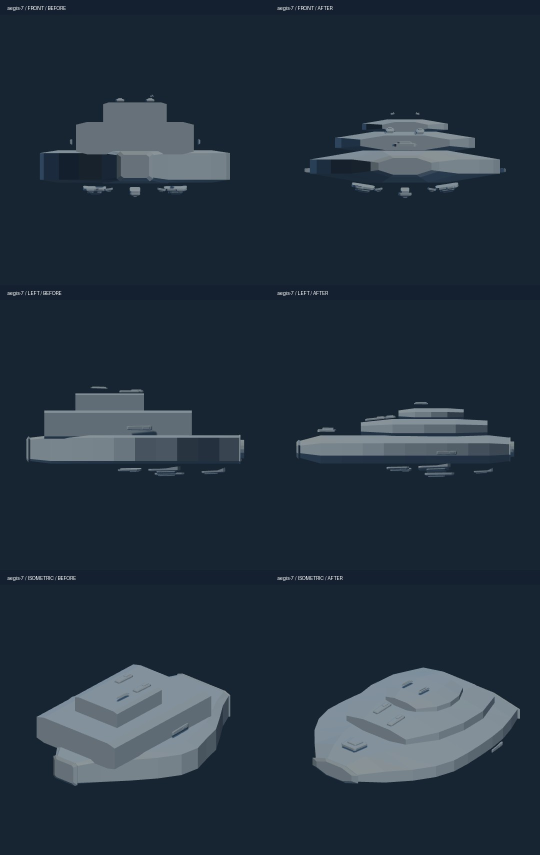
#> input picture qa/stacked-refinement/aegis-7-comparison.jpg, 1080 x 1710 px, given in place of complete-TOP.png, which was not available (shown at 1/2 size)
$ python compose-weapon-layout.py ../qa/stacked-refinement
#> lines starting #> are read from the running program, lines starting #| are printed output that depends on the picture; pictures that were not available may be replaced by others from this repository, and a replacement may not be noted
"""Compose existing WebGL captures; never synthesize or retouch ship geometry."""
from PIL import Image, ImageDraw, ImageFont
from pathlib import Path
import sys
root=Path(sys.argv[1] if len(sys.argv)>1 else 'qa/v1.8.3/final-review')
font=ImageFont.truetype('/usr/share/fonts/truetype/dejavu/DejaVuSans.ttf',20)
def sheet(name, shots, columns=3, size=600):
#> called with name = 'six-views', columns = 3, size = 600
    rows=(len(shots)+columns-1)//columns
    canvas=Image.new('RGB',(columns*size,rows*(size+44)), '#13222f')
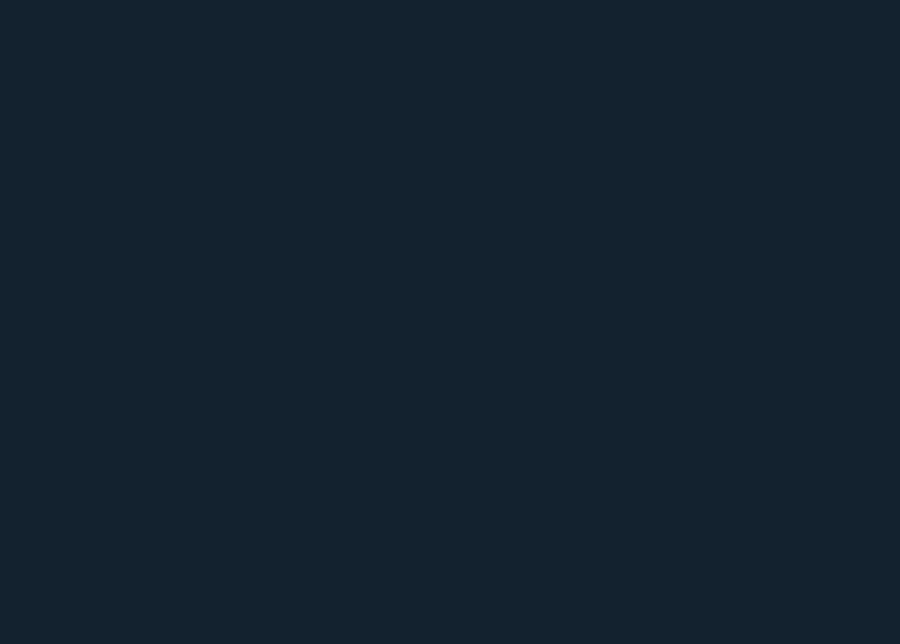
#> canvas: PIL image 1800x1288 RGB (shown at 1/2 size); mean R, G, B 19, 34, 47
    d=ImageDraw.Draw(canvas)
    for i,(file,label) in enumerate(shots):
        x=i%columns*size;y=i//columns*(size+44)
        canvas.paste(Image.open(root/f'{file}.png').convert('RGB').resize((size,size)),(x,y+44))
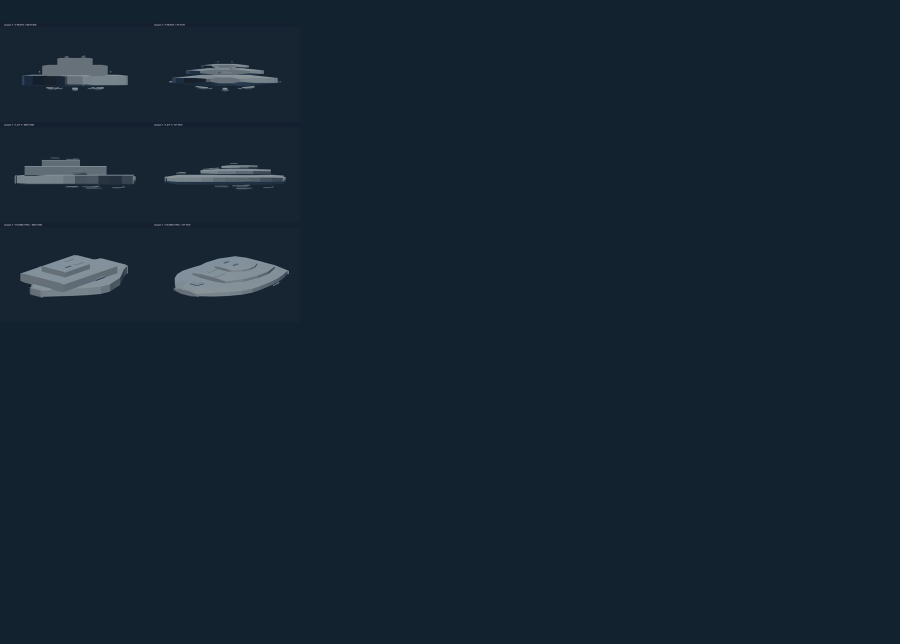
#> canvas: PIL image 1800x1288 RGB (shown at 1/2 size); mean R, G, B 21.6, 36.4, 49.4
        d.text((x+14,y+12),label,fill='#e9f0f6',font=font)
#> pass 2 of the loop in sheet, `for i,(file,label) in enumerate(shots):`:
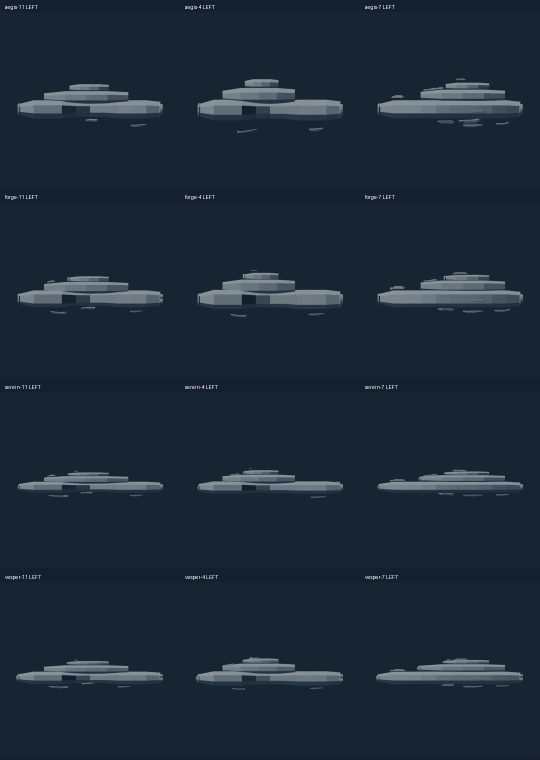
#> input picture qa/stacked-refinement/controlled-LEFT.jpg, 1080 x 1520 px, given in place of complete-BOTTOM.png, which was not available (shown at 1/2 size)
#> in sheet, `canvas.paste(Image.open(root/f'{file}.png').convert('RGB').resize((siz..`:
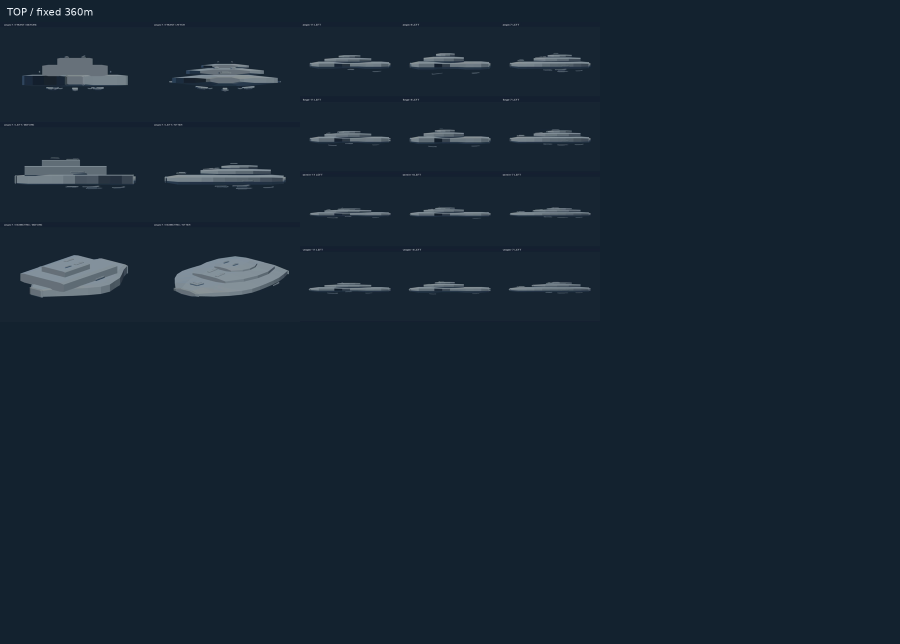
#> canvas: PIL image 1800x1288 RGB (shown at 1/2 size); mean R, G, B 23.2, 37.8, 50.8
    canvas.save(root/f'{name}.jpg',quality=94)
#> (the run stopped early here; a loop or call above may not have finished)
